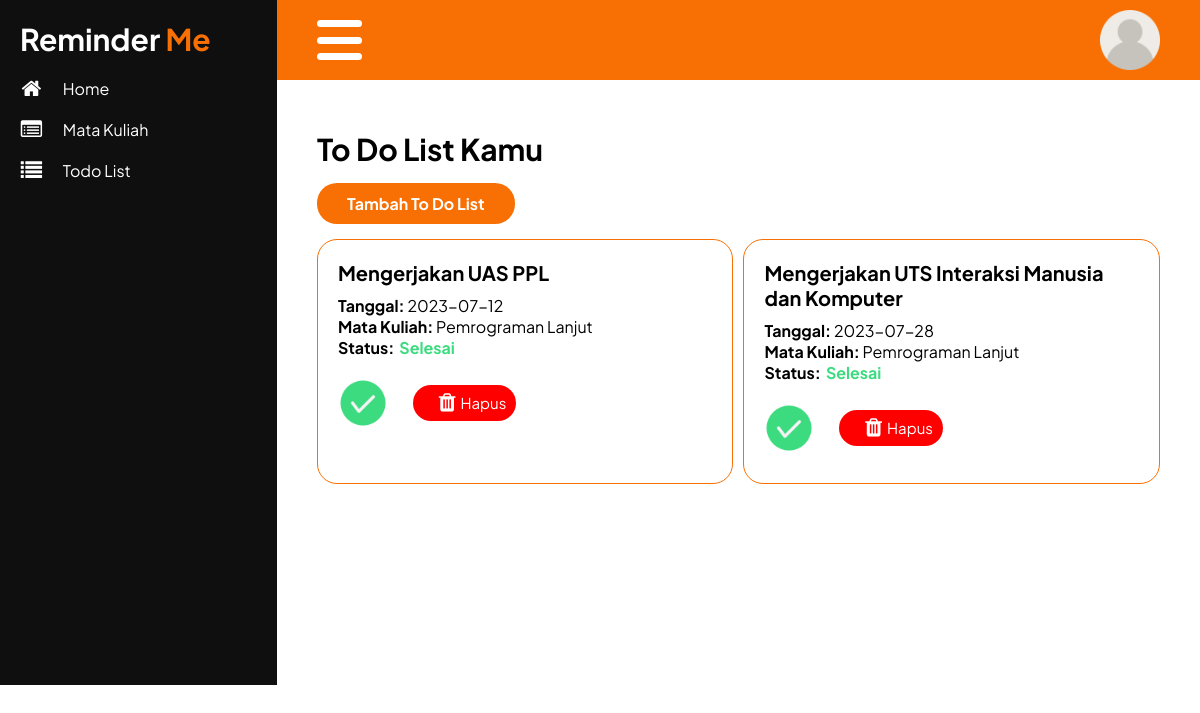
The page /dashboard/todolist/todolist.php (signed in) on the database its author committed.
### tables this page shows
CREATE TABLE `tb_todolist` (
  `id_list` int(50) NOT NULL,
  `id_user` int(50) NOT NULL,
  `task` varchar(50) NOT NULL,
  `matkul` varchar(50) NOT NULL,
  `tanggal` date NOT NULL,
  `status` varchar(50) NOT NULL
);

### dashboard/todolist/todolist.php (the view, shortened to what this page needs)
<?php
require '../../koneksi.php';
$id_user = $_SESSION["id_user"];
$query = "select * from tb_user where id_user='$id_user'";
$result = mysqli_query($koneksi, $query);
$show = mysqli_fetch_assoc($result);
$id = $show["id_user"];
$querylist = "select * from tb_todolist where id_user='$id'";
$resultlist = mysqli_query($koneksi, $querylist);
$url = $_SERVER["REQUEST_URI"];
if($url == "/tugas_akhir/dashboard/dashboard.php"){
    $isActive = "dashboard";
}
else if($url == "/tugas_akhir/dashboard/matakuliah/matakuliah.php" || $url == "/tugas_akhir/dashboard/matakuliah/tambahmatkul.php" || $url == "/tugas_akhir/dashboard/matakuliah/editmatkul.php"){
    $isActive = "matakuliah";
}
else if($url == "/tugas_akhir/dashboard/todolist/todolist.php" || $url == "/tugas_akhir/dashboard/todolist/tambahtodolist.php" || $url == "/tugas_akhir/dashboard/todolist/edittodolist.php"){
    $isActive = "todolist";
}
else{
    $isActive = "";
}
?>
<!DOCTYPE html>
<html lang="en">
<head>
    <link rel="stylesheet" href="../../style/todolist.css">
    <link rel="stylesheet" href="../../style/fontawesome4/css/font-awesome.min.css">
</head>
<body>
    <section id="split">
        <div class="sidebar">
            <h3>Reminder <span>Me</span></h3>
            <ul>
                <a href="../dashboard.php" <?php if($isActive == "dashboard") echo 'class="active"'; ?>>
                    <i class="fa fa-home fa-lg" aria-hidden="true"></i>
                    <li>Home</li>
                </a>
                <a href="../matakuliah/matakuliah.php"<?php if($isActive == "matakuliah") echo 'class="active"'; ?>>
                    <i class="fa fa-list-alt fa-lg" aria-hidden="true"></i>
                    <li>Mata Kuliah</li>
                </a>
                <a href="todolist.php" <?php if($isActive == "todolist") echo 'class="active"'; ?>>
                    <i class="fa fa-list fa-lg" aria-hidden="true"></i>
                    <li>Todo List</li>
                </a>
            </ul>
        </div>
        <div class="container">
            <header>
                <nav>
                    <div class="button-sidebar">
                        <span class="shape"></span>
                        <span class="shape"></span>
                        <span class="shape"></span>
                    </div>
                    <img class="profile" src="../../assets/profil.png" alt="">
                </nav>
            </header>
            <main>
                <h3>To Do List Kamu</h3>
                <a href="tambahtodolist.php">Tambah To Do List</a>
                <div class="list-content">
                    <?php foreach($resultlist as $list): ?>
                    <div class="content-matkul">
                        <h3><?= $list["task"];?></h3>
                        <p><b>Tanggal:</b> <?= $list["tanggal"];?></p>
                        <p><b>Mata Kuliah:</b> <?= $list["matkul"];?></p>
                        <b style="display: flex;">Status:<p style="padding-left: 5px;" id="<?= $list["status"];?>"> <?= $list["status"];?></p></b>
                        <div class="icon">
                            <img class="<?= $list["status"];?>" src="../../assets/checklist.png" alt="">
                            <div class="link">
                                <a style="background-color: red; " href="todolist.php?pesan=hapus_todolist&id_list=<?= $list["id_list"];?>"><i class="fa fa-trash fa-lg" aria-hidden="true"><p>Hapus</p></i></a>
                            </div>
                        </div>
                    </div>
                    <?php endforeach; ?>
                </div>
            </main>
        </div>
    </section>
</body>
</html>

### style/todolist.css (style rules this page uses)
* { margin: 0; padding: 0; box-sizing: border-box; text-decoration: none; list-style: none; font-family: var(--font); }
:root { --warna1: rgb(248, 111, 3); --warna2: rgb(15, 15, 15); --warna3: white; --font: 'Plus Jakarta Sans', sans-serif; }
body { max-height: 685px; overflow-y: hidden; }
#split { display: grid; grid-template-columns: 0.3fr 1fr; transition: all 0.5s; }
.sidebar { padding: 10px 10px 30px 10px; color: var(--warna3); background-color: var(--warna2); width: 100%; height: 685px; overflow-y: auto; transition: ease-in-out 0.3s; }
.sidebar h3 { font-size: 30px; padding: 10px; }
.sidebar h3 span { color: var(--warna1); }
.sidebar ul li { padding: 10px; cursor: pointer; }
.sidebar ul a { display: grid; grid-template-columns: 0.2fr 1fr; }
.sidebar ul a i { display: flex; align-items: center; justify-content: center; color: var(--warna3); }
.sidebar ul a li { color: var(--warna3); }
.container { height: 685px; overflow-y: scroll; transition: all 0.3s; }
header { width: 100%; padding: 10px 40px; background-color: var(--warna1); }
nav { display: flex; align-items: center; justify-content: space-between; }
nav img { width: 60px; }
.button-sidebar { display: flex; flex-direction: column; justify-content: space-between; width: 60px; height: 40px; }
.button-sidebar span { background-color: var(--warna3); width: 45px; height: 7px; border-radius: 10px; transition: all 0.3s; }
main { padding: 50px 40px; height: 100%; }
main h3 { font-size: 30px; margin-bottom: 25px; }
main a { background-color: var(--warna1); padding: 10px 30px; color: var(--warna3); font-weight: bold; border-radius: 20px; }
.list-content { margin-top: 25px; display: grid; grid-template-columns: repeat(auto-fill, minmax(320px, 1fr)); gap: 10px; }
.content-matkul { padding: 20px; border-radius: 20px; border: 1px solid var(--warna1); }
.content-matkul h3 { margin-bottom: 10px; font-size: 20px; }
.icon { display: grid; grid-template-columns: repeat(auto-fill, minmax(100px, 1fr)); padding-top: 20px; padding-bottom: 10px; gap: 5px; }
.icon a { padding: 10px 20px; width: 100px; margin: 0 20px; }
.icon i { width: 50%; display: flex; }
.icon i p { font-size: 15px; padding-left: 5px; }

### dashboard/todolist/todolist.php (style rules this page uses)
.icon { display: flex; padding-top: 20px; padding-bottom: 10px; align-items: center; justify-content: space-between; }
.link { width: 90%; display: grid; grid-template-columns: repeat(auto-fill, minmax(100px, 1fr)); gap: 5px; }
.link a { width: 100%; display: flex; align-items: center; justify-content: center; padding: 10px 0; }
.icon img { display: none; }
img.Selesai { display: block; width: 50px; }
p#Selesai { color: #3CDB7F; }

### rows shown on the page
tb_todolist: task "Mengerjakan UAS PPL", tanggal "2023-07-12", matkul "Pemrograman Lanjut", status "Selesai"
tb_todolist: task "Mengerjakan UTS Interaksi Manusia dan Komputer", tanggal "2023-07-28", matkul "Pemrograman Lanjut", status "Selesai"
